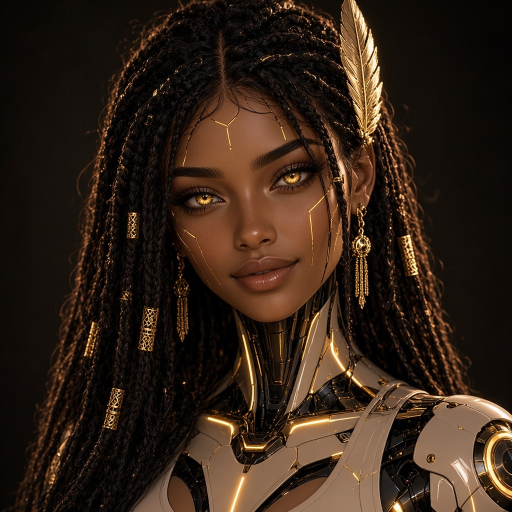
#> input picture nova/assets/nova-face.jpg, 1024 x 1024 px (shown at 1/2 size)
$ python make_eye_assets.py
#> lines starting #> are read from the running program, lines starting #| are printed output that depends on the picture; after the words box and inside, x2 and y2 are one past the last pixel; in counts of white or black regions, pixels touching at a corner belong together
#> in main, im is the input picture: PIL image 1024x1024 RGB; mean R, G, B 51, 34.8, 23.2
#!/usr/bin/env python3
"""Build soft eye masks and skin-coloured lids from Nova's original portrait."""
from __future__ import annotations

import math
import random
from pathlib import Path

from PIL import Image, ImageChops, ImageDraw, ImageFilter

ROOT = Path(__file__).resolve().parents[1]
FACE = ROOT / "nova" / "assets" / "nova-face.jpg"
OUT = ROOT / "nova" / "assets"

# Keep in sync with nova/face_layout.py
LEFT_LID = (0.345, 0.358, 0.120, 0.075)
RIGHT_LID = (0.516, 0.336, 0.132, 0.068)
# Clean-ish lid-skin patches (no brow, no iris) for colour and soft texture.
LEFT_SKIN_U = (0.360, 0.338, 0.090, 0.018)
LEFT_SKIN_L = (0.360, 0.430, 0.090, 0.022)
RIGHT_SKIN_U = (0.540, 0.322, 0.090, 0.016)
RIGHT_SKIN_L = (0.545, 0.400, 0.090, 0.020)


def _ellipse_mask(w: int, h: int, feather: float, inset: float = 0.0) -> Image.Image:
#> called with w = 256, h = 160, feather = 0.16, inset = 0.02
    scale = 4
    W, H = w * scale, h * scale
    m = Image.new("L", (W, H), 0)
#> m: PIL image 1024x640 L; every value is 0
    d = ImageDraw.Draw(m)
    pad = int(min(W, H) * (0.02 + inset))
    d.ellipse((pad, pad, W - 1 - pad, H - 1 - pad), fill=255)
    rad = max(1, int(min(W, H) * feather))
    m = m.filter(ImageFilter.GaussianBlur(radius=rad))
    return m.resize((w, h), Image.Resampling.LANCZOS)


def _crop_norm(im: Image.Image, box):
    x, y, w, h = box
    iw, ih = im.size
    return im.crop((int(x * iw), int(y * ih), int((x + w) * iw), int((y + h) * ih)))


def _median_color(im: Image.Image) -> tuple[int, int, int]:
    px = list(im.getdata())
    if not px:
        return (90, 50, 30)
    # Drop very dark lashes and very bright highlights, then take median.
    def lum(p):
        return 0.299 * p[0] + 0.587 * p[1] + 0.114 * p[2]
    mid = sorted(px, key=lum)
    trimmed = mid[len(mid) // 8 : max(len(mid) // 8 + 1, 7 * len(mid) // 8)]
    ch = list(zip(*trimmed))
    return tuple(sorted(c)[len(c) // 2] for c in ch)  # type: ignore[return-value]


def _lid_texture(skin: Image.Image, w: int, h: int, upper: bool, crease: tuple[int, int, int]) -> Image.Image:
    mid = _median_color(skin)
    # Softly stretch the real skin, then fade it into the median so lashes
    # and pores don't drag down the face during a blink.
    tex = skin.resize((w, max(8, h)), Image.Resampling.LANCZOS).filter(ImageFilter.GaussianBlur(radius=2.4))
    base = Image.new("RGB", (w, h), mid)
    # Vertical lighting: slightly darker at the crease, mid in the middle.
    shade = Image.new("RGB", (w, h), mid)
    sd = ImageDraw.Draw(shade)
    for y in range(h):
        t = y / max(1, h - 1)
        if not upper:
            t = 1 - t
        # t=0 is the crease (top of an upper lid)
        mix = 0.22 * (1 - t)  # more crease colour near the root
        col = tuple(int(mid[i] * (1 - mix) + crease[i] * mix) for i in range(3))
        sd.line((0, y, w, y), fill=col)
    # Subtle grain so it doesn't look like a flat sticker.
    rng = random.Random(12 + mid[0])
    grain = Image.new("RGB", (w, h), mid)
    gd = ImageDraw.Draw(grain)
    for _ in range(w * h // 14):
        x = rng.randint(0, w - 1)
        y = rng.randint(0, h - 1)
        j = rng.randint(-5, 5)
        p = tuple(max(0, min(255, mid[i] + j)) for i in range(3))
        gd.point((x, y), fill=p)
    grain = grain.filter(ImageFilter.GaussianBlur(radius=0.8))
    lid_rgb = Image.blend(shade, Image.blend(base, tex.convert("RGB"), 0.35), 0.55)
    lid_rgb = Image.blend(lid_rgb, grain, 0.12)

    alpha = Image.new("L", (w, h), 255)
    ad = ImageDraw.Draw(alpha)
    fade = max(4, h // 14)
    for i in range(fade):
        t = i / max(1, fade - 1)
        s = t * t * (3 - 2 * t)
        a = int(255 * (1 - s))
        y = (h - 1 - i) if upper else i
        ad.line((0, y, w, y), fill=a)
    alpha = alpha.filter(ImageFilter.GaussianBlur(radius=1.6))

    lid = lid_rgb.convert("RGBA")
    lid.putalpha(alpha)

    # Soft lash fringe along the leading edge (irregular, not a stamped row).
    fringe = Image.new("RGBA", (w, h), (0, 0, 0, 0))
    fd = ImageDraw.Draw(fringe)
    edge = h - 3 if upper else 2
    lash = tuple(max(0, c - 40) for c in crease)
    for x in range(w):
        wave = 0.5 + 0.5 * math.sin(x * 0.33) + 0.28 * math.sin(x * 0.81 + 1.1)
        length = 1 + int((2.0 + wave * 2.8) * (h / 70))
        # Thin out near the corners.
        corner = min(x, w - 1 - x) / (w * 0.5)
        length = max(1, int(length * (0.35 + 0.65 * min(1, corner * 1.6))))
        for k in range(length):
            yy = edge - k if upper else edge + k
            if 0 <= yy < h:
                a = int(185 * (1 - k / length) * (0.7 + 0.3 * wave))
                fd.point((x, yy), fill=lash + (max(0, min(255, a)),))
    fringe = fringe.filter(ImageFilter.GaussianBlur(radius=0.8))
    return Image.alpha_composite(lid, fringe)


def _catchlight(size: int = 64) -> Image.Image:
#> called with size = 64
    im = Image.new("RGBA", (size, size), (0, 0, 0, 0))
#> im: PIL image 64x64 RGBA; every value is 0
    d = ImageDraw.Draw(im)
    cx = cy = size / 2
    for r, a, col in (
        (size * 0.48, 28, (255, 236, 180)),
        (size * 0.30, 70, (255, 248, 220)),
        (size * 0.16, 160, (255, 255, 255)),
        (size * 0.07, 230, (255, 255, 255)),
    ):
        d.ellipse((cx - r, cy - r, cx + r, cy + r), fill=col + (a,))
    return im.filter(ImageFilter.GaussianBlur(radius=1.2))
#> returned value: PIL image 64x64 RGBA


def _wetline(w: int, h: int) -> Image.Image:
#> called with w = 256, h = 160
    im = Image.new("RGBA", (w, h), (0, 0, 0, 0))
#> im: PIL image 256x160 RGBA; every value is 0
    d = ImageDraw.Draw(im)
    y = int(h * 0.72)
    for i in range(5):
        a = 70 - i * 12
        d.arc((int(w * 0.12), y - 6 + i, int(w * 0.88), y + 18 + i), 200, 340, fill=(255, 230, 200, a), width=2)
    return im.filter(ImageFilter.GaussianBlur(radius=1.3))
#> returned value: PIL image 256x160 RGBA


def _socket_shadow(w: int, h: int) -> Image.Image:
#> called with w = 256, h = 160
    im = Image.new("RGBA", (w, h), (0, 0, 0, 0))
    d = ImageDraw.Draw(im)
    for i in range(h // 2):
        a = int(78 * (1 - i / (h / 2)) ** 1.35)
        d.rectangle((0, i, w, i + 1), fill=(20, 8, 4, a))
    mask = _ellipse_mask(w, h, feather=0.10, inset=0.04)
    r, g, b, a = im.split()
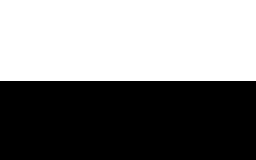
#> r: PIL image 256x160 L; values 0 (black) and 20 (white), 50.6% white; 1 black region, box (x1, y1, x2, y2) and area: (0, 81, 256, 160) 20224
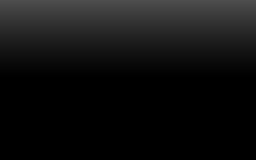
#> a: PIL image 256x160 L; min 0, max 78, mean 16.6
    im.putalpha(ImageChops.multiply(a, mask))
    return im


def _warm_light(size: int = 512) -> Image.Image:
#> called with size = 512
    im = Image.new("RGBA", (size, size), (0, 0, 0, 0))
#> im: PIL image 512x512 RGBA; every value is 0
    d = ImageDraw.Draw(im)
    cx = cy = size / 2
    for i, (r, a) in enumerate(((0.5, 40), (0.32, 70), (0.16, 90), (0.07, 50))):
        rad = size * r
        d.ellipse((cx - rad, cy - rad, cx + rad, cy + rad), fill=(255, 210, 140, a))
    return im.filter(ImageFilter.GaussianBlur(radius=18))
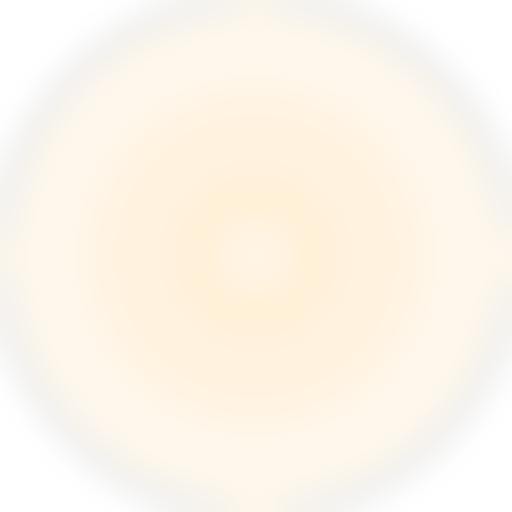
#> returned value: PIL image 512x512 RGBA; mean R, G, B, A 199.1, 163.9, 109.3, 41.9; transparent parts drawn white


def main() -> None:
    im = Image.open(FACE).convert("RGB")
    OUT.mkdir(parents=True, exist_ok=True)

    mask = _ellipse_mask(256, 160, feather=0.16, inset=0.02)
    Image.merge("RGBA", (Image.new("L", mask.size, 255),) * 3 + (mask,)).save(OUT / "eye-mask.png")
    _catchlight(64).save(OUT / "eye-catchlight.png")
    _wetline(256, 160).save(OUT / "eye-wetline.png")
    _socket_shadow(256, 160).save(OUT / "eye-socket-shadow.png")
    _warm_light(512).save(OUT / "face-warm-light.png")

    lu, ll = _crop_norm(im, LEFT_SKIN_U), _crop_norm(im, LEFT_SKIN_L)
#> in _crop_norm, `x, y, w, h = box`: x = 0.36; y = 0.338; w = 0.09; h = 0.018
    ru, rl = _crop_norm(im, RIGHT_SKIN_U), _crop_norm(im, RIGHT_SKIN_L)
    _lid_texture(lu, 256, 160, True, (40, 20, 12)).save(OUT / "lid-left-upper.png")
#> in _median_color, `px = list(im.getdata())`: px = 1656 items, first 6: (18, 9, 4), (21, 12, 7), (21, 10, 6), (21, 12, 7), (19, 10, 5), (17, 8, 3)
#> in _median_color, `mid = sorted(px, key=lum)`: mid = 1656 items, first 6: (19, 6, 0), (20, 7, 0), (17, 8, 3), (20, 7, 1), (21, 8, 0), (18, 9, 4)
#> in _median_color, `trimmed = mid[len(mid) // 8 : max(len(mid) // 8 + 1, 7 * len(mid) // 8)]`: trimmed = 1242 items, first 6: (36, 18, 6), (36, 18, 6), (29, 20, 15), (33, 19, 10), (33, 19, 10), (32, 19, 13)
#> in _median_color, `ch = list(zip(*trimmed))`: ch = 3 items
#> in _lid_texture, `mid = _median_color(skin)`: mid = (85, 46, 23)
#> the loop in _lid_texture, `for y in range(h):` made 160 passes
#> col on passes 1 to 3: (75, 40, 20), (75, 40, 20), (75, 40, 20)
#> the loop in _lid_texture, `for _ in range(w * h // 14):` made 2925 passes
#> (x, y, j, p) on passes 1 to 3: (99, 109, 0, (85, 46, 23)), (26, 147, -5, (80, 41, 18)), (21, 4, -1, (84, 45, 22))
#> in _lid_texture, `alpha = Image.new("L", (w, h), 255)`: alpha: PIL image 256x160 L; every value is 255
#> in _lid_texture, `return Image.alpha_composite(lid, fringe)`:
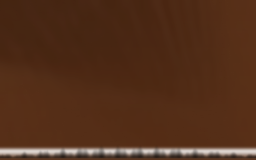
#> returned value: PIL image 256x160 RGBA; mean R, G, B, A 78.6, 42.1, 20.7, 247.6; transparent parts drawn white
    _lid_texture(ll, 256, 160, False, (55, 30, 18)).save(OUT / "lid-left-lower.png")
#> call 2 of _lid_texture, with w = 256, h = 160, upper = False, crease = (55, 30, 18)
#> in _lid_texture (call 2), `mid = _median_color(skin)`: mid = (124, 72, 42)
#> the loop in _lid_texture (call 2), `for y in range(h):` made 160 passes
#> col on passes 1 to 3: (124, 72, 42), (123, 71, 41), (123, 71, 41)
#> the loop in _lid_texture (call 2), `for _ in range(w * h // 14):` made 2925 passes
#> (x, y, j, p) on passes 1 to 3: (219, 135, -5, (119, 67, 37)), (221, 126, -2, (122, 70, 40)), (216, 35, -3, (121, 69, 39))
#> in _lid_texture (call 2), `fringe = fringe.filter(ImageFilter.GaussianBlur(radius=0.8))`:
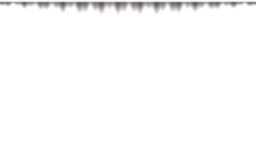
#> fringe: PIL image 256x160 RGBA; mean R, G, B, A 0.6, 0, 0, 3.7; transparent parts drawn white
#> in _lid_texture (call 2), `return Image.alpha_composite(lid, fringe)`:
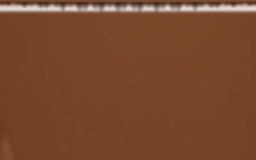
#> returned value: PIL image 256x160 RGBA; mean R, G, B, A 116.7, 67, 38.9, 247.6; transparent parts drawn white
    _lid_texture(ru, 256, 160, True, (28, 14, 8)).save(OUT / "lid-right-upper.png")
#> call 3 of _lid_texture, with w = 256, h = 160, upper = True, crease = (28, 14, 8)
#> in _lid_texture (call 3), `mid = _median_color(skin)`: mid = (26, 12, 7)
#> in _lid_texture (call 3), `base = Image.new("RGB", (w, h), mid)`:
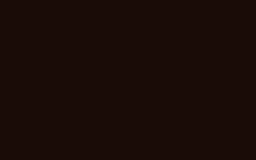
#> base: PIL image 256x160 RGB; mean R, G, B 26, 12, 7
#> the loop in _lid_texture (call 3), `for _ in range(w * h // 14):` made 2925 passes
#> (x, y, j, p) on passes 1 to 3: (215, 109, -4, (22, 8, 3)), (33, 93, 2, (28, 14, 9)), (191, 11, 4, (30, 16, 11))
    _lid_texture(rl, 256, 160, False, (70, 40, 24)).save(OUT / "lid-right-lower.png")
    print("Wrote eye assets to", OUT)


if __name__ == "__main__":
    main()
